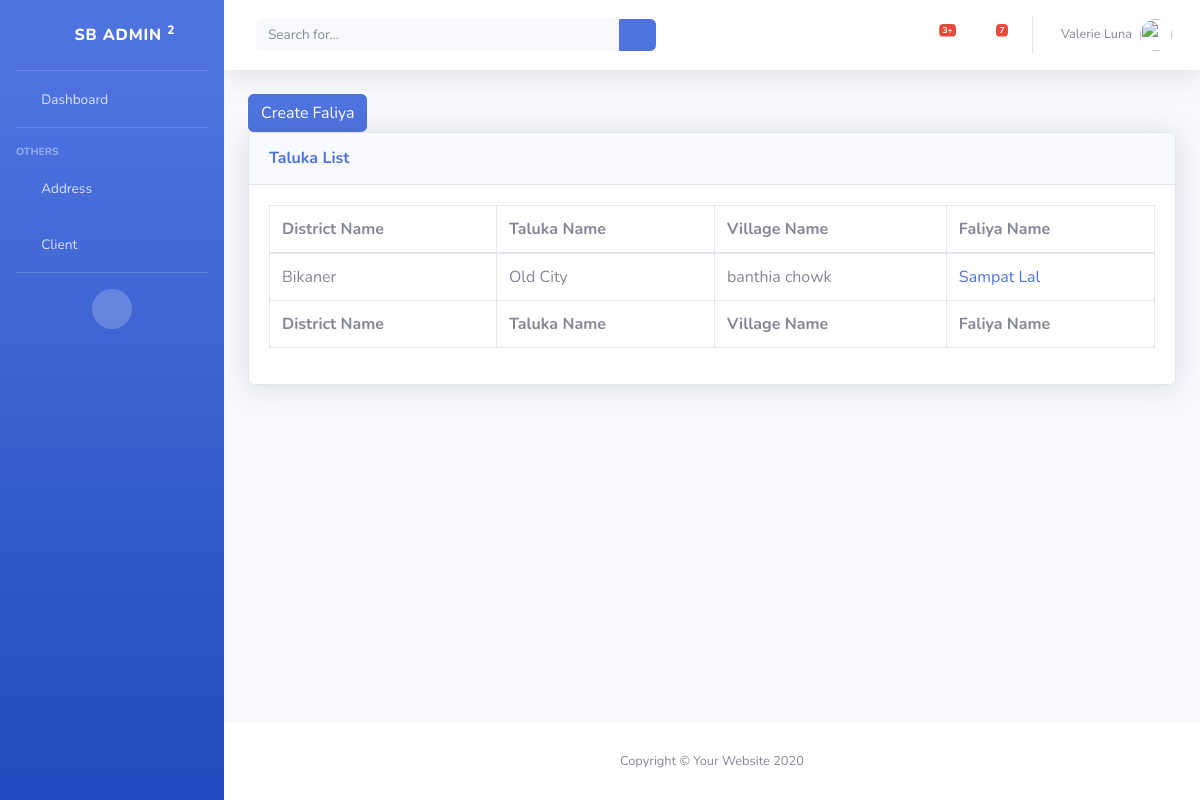
Page /loan/list-faliya on the earlier database version.
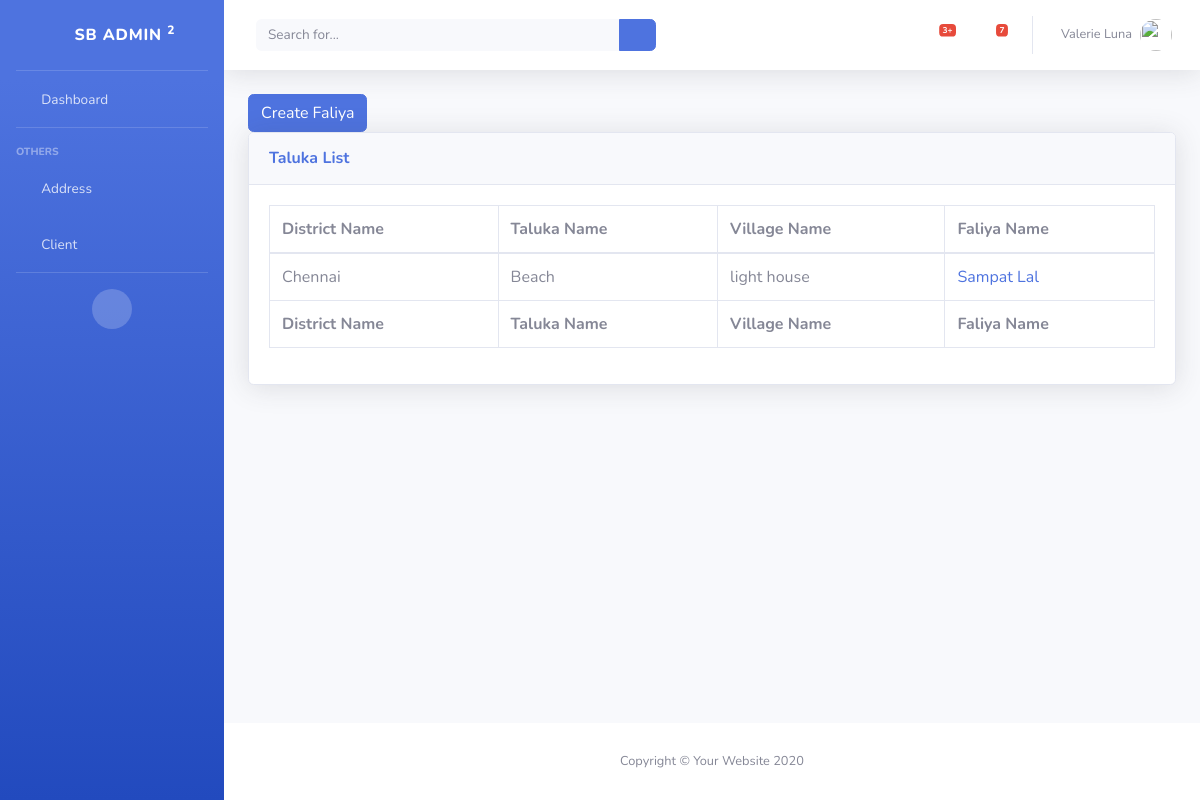
Same page on the later database version.
### loan/models.py (models this page shows, shortened)
class Faliya(models.Model):
    village_id = models.ForeignKey(Village, on_delete=models.CASCADE)
    name = models.CharField(max_length=255)

class Village(models.Model):
    taluka_id = models.ForeignKey(Taluka, on_delete=models.CASCADE)
    name = models.CharField(max_length=255)

class Taluka(models.Model):
    district_id = models.ForeignKey(District, on_delete=models.CASCADE)
    name = models.CharField(max_length=255)

class District(models.Model):
    name = models.CharField(max_length=255)
    class Meta:
        ordering = ['name']

### loan/views/address.py (the view)
class FaliyaListView(ListView):
    model = models.Faliya

### loan/templates/loan/faliya_list.html
{% extends "base_template.html" %}
{% block content %}
    <a href="{% url 'loan:create-faliya' %}" class="btn btn-primary">Create Faliya</a>
    <div class="card shadow mb-4">
        <div class="card-header py-3">
            <h6 class="m-0 font-weight-bold text-primary">Taluka List</h6>
        </div>
        <div class="card-body">
            <div class="table-responsive">
                <table class="table table-bordered" id="dataTable" width="100%" cellspacing="0">
                    <thead>
                    <tr>
                        <th>District Name</th>
                        <th>Taluka Name</th>
                        <th>Village Name</th>
                        <th>Faliya Name</th>
                    </tr>
                    </thead>
                    <tfoot>
                    <tr>
                        <th>District Name</th>
                        <th>Taluka Name</th>
                        <th>Village Name</th>
                        <th>Faliya Name</th>
                    </tr>
                    </tfoot>
                    <tbody>
                    {% for faliya in faliya_list %}
                        <tr>
                            <td>{{ faliya.village_id.taluka_id.district_id.name }}</td>
                            <td> {{ faliya.village_id.taluka_id.name }}</td>
                            <td> {{ faliya.village_id.name }}</td>
                            <td>
                                <a href="{% url 'loan:update-faliya' pk=faliya.id %}" >{{ faliya.name }}</a>
                            </td>
                        </tr>
                    {% endfor %}
                    </tbody>
                </table>
            </div>
        </div>
    </div>
{% endblock %}

Differences in the rows shown:
changed Faliya "Sampat Lal": village_id.taluka_id.district_id.name "Bikaner" → "Chennai"; village_id.taluka_id.name "Old City" → "Beach"; village_id.name "banthia chowk" → "light house"
